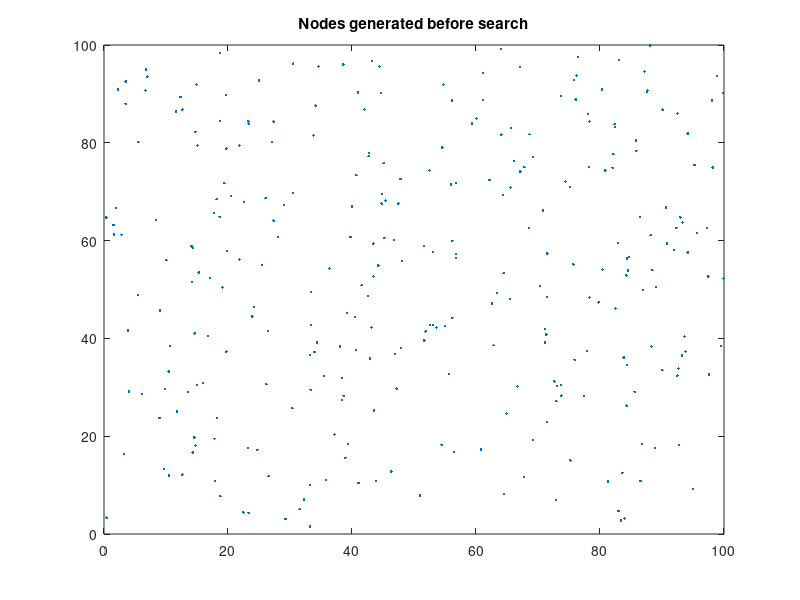

This figure's MATLAB source: (Note: this script raises an error after producing the figure.)
tic;
clear;close;
%%%%%%%%%%%%%%%%%%%%%%%%%%%%%%%%%%%%%
disp('hi');
global domain ;
domain = [];
a = 0;
b = 100;
x_domain = (b-a).*rand(300,1) + a;
y_domain = (b-a).*rand(300,1) + a;
count = zeros(300,1);
domain = [x_domain y_domain count];
x_domain = [];
y_domain = [];
count = [];
figure
plot(domain(:,1),domain(:,2),'.')
title('Nodes generated before search');
global feasible_domain;
feasible_domain = [];
global infeasible_domain;
infeasible_domain = [];
%%%%
x = 0;%%defined first point as 0,0  which is feasible and last point as random x_2
y = 0;
x_2 = (b-a).*rand(1,1) + a;
y_2 = (b-a).*rand(1,1) + a;
figure
t = test_plot(2);
plot(t(:,1),t(:,2),'.y')
hold on
%%%%%%%%%%%%%%%%%%%%%%%%%%%%%%%%%%%%%%%%%%%%%%%%%%%%%
 for i =1 : 100
% while size(domain) ~= size(feasible_domain) - count 
    dist_prev =10000;
    pos = [];
    while x ~= x_2 && y ~= y_2 
        if is_feasible_point([x y]) == 1 %a dynamic step for moving from feasible previously to x,y
            feasible_domain = vertcat(feasible_domain, [x y ]) ;%cell typpe for svm
            dist_i = sqrt((domain(:,1) - x).^2 + (domain(:,2) - y).^2);
            dist_f = sqrt((domain(:,1) - x_2).^2 + (domain(:,2) - y_2).^2)  ;
            dist = dist_i+dist_f;
            count = [];
            count = 1;
            sz = size(dist);
            while sz(1) ~= count
                if is_feasible_point([domain(count,1) domain(count,2)]) == 0 && dist_i(count) <= 0.3
                    %above condition dist_i < 0.3 is the IR bound for the
                    %robot
                    infeasible_domain = vertcat(infeasible_domain, [domain(count,1) domain(count,2)]);
                    dist(count) = [];
                    dist_i(count) = [];
                    dist_f(count) = [];
                    domain(count,:) = [];
                end
                count = count +1;
                sz = [];
                sz = size(dist);
            end
            [val pos] = min(dist);
            while dist_i(pos) >= 0.3 && domain(pos,1) == x && domain(pos,2) == y || domain(pos,3) == 1
%this step is very important dis_i(pos) >= dist_f(pos) suggest that the
%robt should follow nodes  such that it should be halfway from the destined
%node / it could be compensated for dist_i(pos) >= ir bound so that robot
%will only travel the visible nodes(dead reckoning)
                dist(pos) = 10000000;
                [val pos] = min(dist);
            end    
            if dist_prev > dist_f(pos)
                x = domain(pos,1);
                y = domain(pos,2);
                domain(pos,3) = 1;  
                dist_prev = dist_f(pos)
            else
                x = x_2;
                y = y_2;
                break;
            end
            dist_i = [];
            dist_f = [];
            dist = [];
            
        else
            infeasible_domain = vertcat(infeasible_domain, [x y]);
            t = is_feasible_edge(feasible_domain(end,:),[x y]);
            x = t(1);
            y = t(2);
            t = [];
            domain(pos,:) = [];
            break;
        end   
    end
    domain(:,3) = 0;
    x_2 = (b-a).*rand(1,1) + a;
    y_2 = (b-a).*rand(1,1) + a;
    plot(feasible_domain(:,1),feasible_domain(:,2),'og')
    if isnan(infeasible_domain) == 0
        hold on
        plot(infeasible_domain(:,1),infeasible_domain(:,2),'or')
    end
    pause(0.005)
    hold on
 end
 hold off;
%%%%%%%%%%%%%%%%%%%%%%%%%%%%%%%%%%%%%%%%%%%%%%%%%%%%%%%%%%%%%% 
dist = [];
dist_i = [];
dist_f = [];
a = [];
b = [];
i = [];
x = [];
y = [];
x_2 = [];
y_2 = [];
val = [];
dist_prev = [];
count = [];
sz = [];
pos = [];
%%%%%%%%%%%%%%%%%%%%%%%%%%%%%%%%%%%%%%%%%%%%%%%%%%%%%%%%%%%%%%%%%%
domain = [];
% domain = vertcat(feasible_domain,infeasible_domain);
% tri = delaunay(domain(:,1),domain(:,2));
% i = 1;
% while i ~= length(tri)
%     vert1 = tri(i,1);
%     vert2 = tri(i,2);
%     vert3 = tri(i,3);
%     con1 = is_feasible_edge(domain(vert1,1:2),domain(vert2,1:2)) ;
%     con2 = is_feasible_edge(domain(vert2,1:2),domain(vert3,1:2)) ;
%     con3 = is_feasible_edge(domain(vert3,1:2),domain(vert1,1:2)) ;
%     i = 1 + i;
% end
% trimesh(tri,domain(:,1),domain(:,2));
% hold off;

toc
%%%%%%%%%%%%%%%%%%%%%%%%%%%%%%%%%%%%%%%%%%%%%%%%%%%%%%%%%%%%%
%%%%%%%%%%%%%%%%%%%%%%%%%%%%%%%%%%%%%%%%%%%%%%%%%%%%%%%%%%%%%
% %% Following is a more appropriate method as far as I believe, just
% %% comment if the below one didn't work
% tic;
% clear;close;
% global domain; 
% % [ domain, triang_index] = 
% initialize_domain();
toc;
